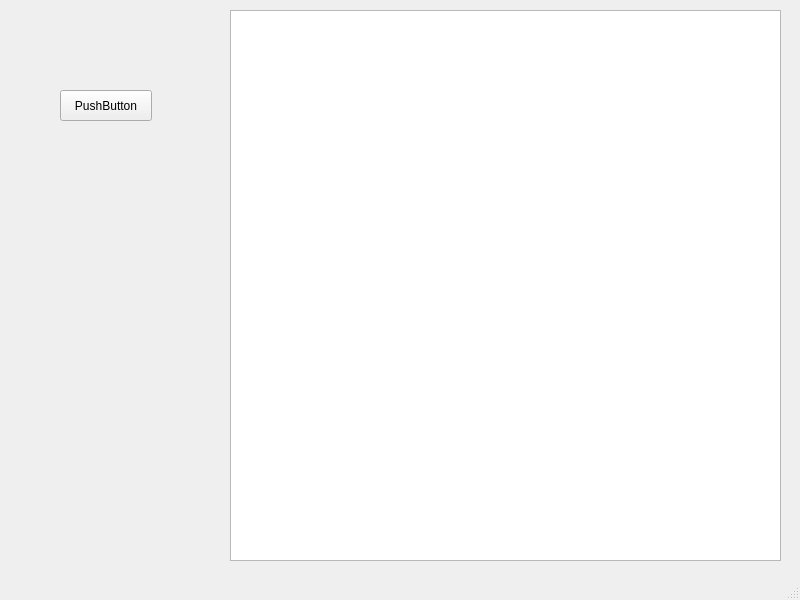
<?xml version="1.0" encoding="UTF-8"?>
<ui version="4.0">
 <class>Control</class>
 <widget class="QMainWindow" name="Control">
  <property name="geometry">
   <rect>
    <x>0</x>
    <y>0</y>
    <width>800</width>
    <height>600</height>
   </rect>
  </property>
  <property name="windowTitle">
   <string>MainWindow</string>
  </property>
  <widget class="QWidget" name="centralwidget">
   <widget class="QListView" name="listView_thumbnails">
    <property name="geometry">
     <rect>
      <x>230</x>
      <y>10</y>
      <width>551</width>
      <height>551</height>
     </rect>
    </property>
    <property name="viewMode">
     <enum>QListView::IconMode</enum>
    </property>
   </widget>
   <widget class="QPushButton" name="pushButton">
    <property name="geometry">
     <rect>
      <x>60</x>
      <y>90</y>
      <width>92</width>
      <height>31</height>
     </rect>
    </property>
    <property name="text">
     <string>PushButton</string>
    </property>
   </widget>
  </widget>
  <widget class="QMenuBar" name="menubar">
   <property name="geometry">
    <rect>
     <x>0</x>
     <y>0</y>
     <width>800</width>
     <height>27</height>
    </rect>
   </property>
  </widget>
  <widget class="QStatusBar" name="statusbar"/>
 </widget>
 <resources/>
 <connections/>
</ui>
